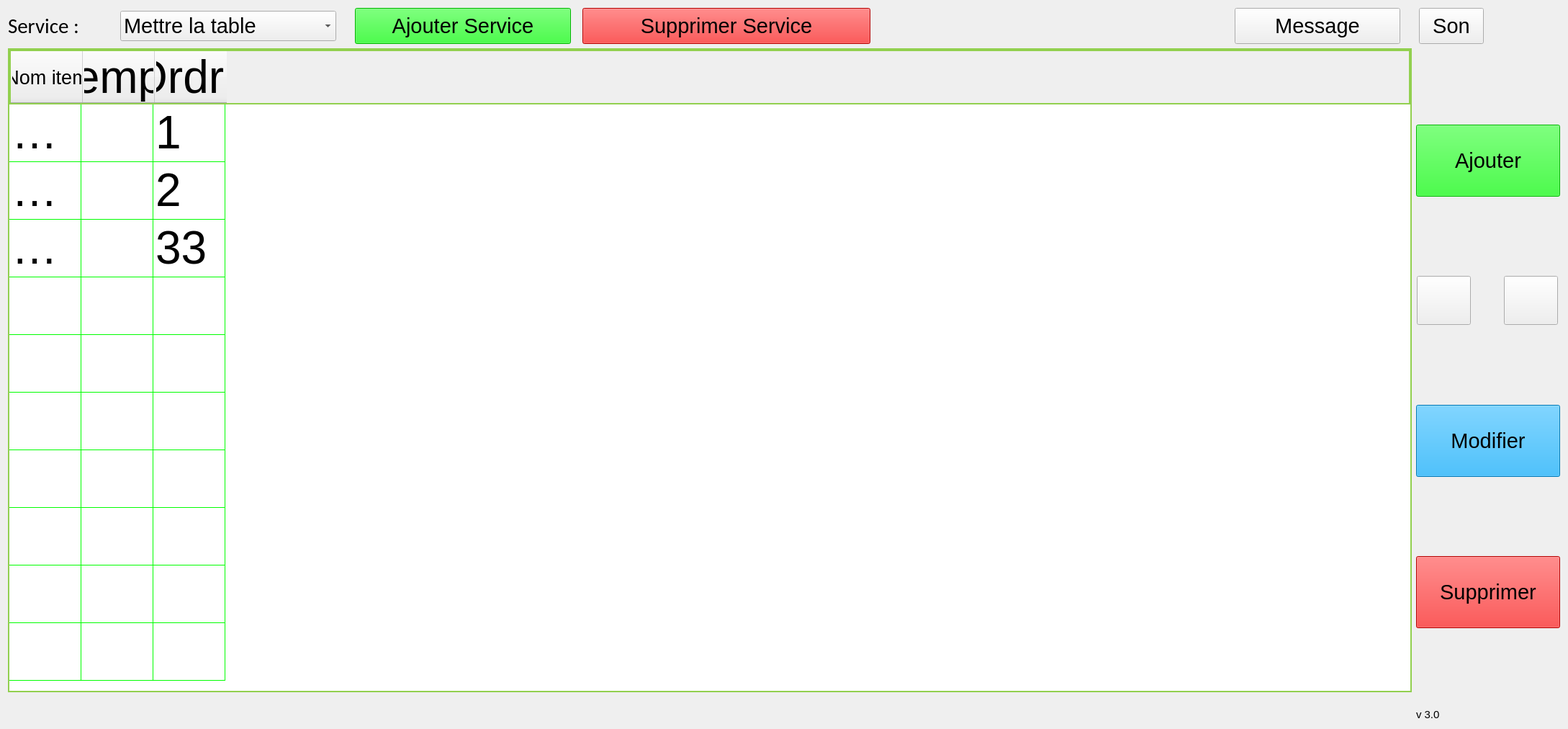
            <widget class="QWidget" name="tabDatabase">
             <attribute name="title">
              <string>Base de données</string>
             </attribute>
             <layout class="QHBoxLayout" name="horizontalLayout_23">
              <item>
               <layout class="QGridLayout" name="gridLayout">
                <item row="1" column="1">
                 <layout class="QHBoxLayout" name="horizontalLayout_4">
                  <item>
                   <layout class="QHBoxLayout" name="horizontalLayout_6">
                    <item>
                     <layout class="QVBoxLayout" name="verticalLayout_3" stretch="0,0">
                      <property name="sizeConstraint">
                       <enum>QLayout::SetDefaultConstraint</enum>
                      </property>
                      <item>
                       <widget class="QTableWidget" name="tableWidgetServicesAdmin">
                        <property name="font">
                         <font>
                          <family>Arial</family>
                          <pointsize>48</pointsize>
                          <kerning>true</kerning>
                         </font>
                        </property>
                        <property name="styleSheet">
                         <string notr="true">gridline-color: rgb(0, 255, 0); border : 2px solid #92d04f;</string>
                        </property>
                        <property name="verticalScrollBarPolicy">
                         <enum>Qt::ScrollBarAsNeeded</enum>
                        </property>
                        <property name="horizontalScrollBarPolicy">
                         <enum>Qt::ScrollBarAsNeeded</enum>
                        </property>
                        <property name="sizeAdjustPolicy">
                         <enum>QAbstractScrollArea::AdjustToContents</enum>
                        </property>
                        <property name="autoScroll">
                         <bool>true</bool>
                        </property>
                        <property name="showGrid">
                         <bool>true</bool>
                        </property>
                        <property name="gridStyle">
                         <enum>Qt::SolidLine</enum>
                        </property>
                        <property name="wordWrap">
                         <bool>true</bool>
                        </property>
                        <attribute name="verticalHeaderVisible">
                         <bool>false</bool>
                        </attribute>
                        <attribute name="verticalHeaderCascadingSectionResizes">
                         <bool>false</bool>
                        </attribute>
                        <attribute name="verticalHeaderDefaultSectionSize">
                         <number>80</number>
                        </attribute>
                        <row>
                         <property name="text">
                          <string/>
                         </property>
                        </row>
                        <row>
                         <property name="text">
                          <string/>
                         </property>
                        </row>
                        <row>
                         <property name="text">
                          <string/>
                         </property>
                        </row>
                        <row>
                         <property name="text">
                          <string/>
                         </property>
                        </row>
                        <row>
                         <property name="text">
                          <string/>
                         </property>
                        </row>
                        <row>
                         <property name="text">
                          <string/>
                         </property>
                        </row>
                        <row>
                         <property name="text">
                          <string/>
                         </property>
                        </row>
                        <row>
                         <property name="text">
                          <string/>
                         </property>
                        </row>
                        <row>
                         <property name="text">
                          <string/>
                         </property>
                        </row>
                        <row>
                         <property name="text">
                          <string/>
                         </property>
                        </row>
                        <column>
                         <property name="text">
                          <string>Nom item</string>
                         </property>
                         <property name="font">
                          <font>
                           <pointsize>20</pointsize>
                          </font>
                         </property>
                        </column>
                        <column>
                         <property name="text">
                          <string>Temps</string>
                         </property>
                        </column>
                        <column>
                         <property name="text">
                          <string>Ordre</string>
                         </property>
                        </column>
                        <item row="0" column="0">
                         <property name="text">
                          <string>Bonjour</string>
                         </property>
                        </item>
                        <item row="0" column="2">
                         <property name="text">
                          <string>1</string>
                         </property>
                        </item>
                        <item row="1" column="0">
                         <property name="text">
                          <string>WWWWWWWWW</string>
                         </property>
                        </item>
                        <item row="1" column="2">
                         <property name="text">
                          <string>2</string>
                         </property>
                        </item>
                        <item row="2" column="0">
                         <property name="text">
                          <string>AAAAAA</string>
                         </property>
                        </item>
                        <item row="2" column="2">
                         <property name="text">
                          <string>33</string>
                         </property>
                        </item>
                       </widget>
                      </item>
                      <item>
                       <spacer name="verticalSpacer">
                        <property name="orientation">
                         <enum>Qt::Vertical</enum>
                        </property>
                        <property name="sizeType">
                         <enum>QSizePolicy::Expanding</enum>
                        </property>
                        <property name="sizeHint" stdset="0">
                         <size>
                          <width>20</width>
                          <height>40</height>
                         </size>
                        </property>
                       </spacer>
                      </item>
                     </layout>
                    </item>
                   </layout>
                  </item>
                  <item>
                   <layout class="QVBoxLayout" name="verticalLayout_4"/>
                  </item>
                  <item>
                   <layout class="QVBoxLayout" name="verticalLayout">
                    <property name="spacing">
                     <number>5</number>
                    </property>
                    <property name="sizeConstraint">
                     <enum>QLayout::SetMinimumSize</enum>
                    </property>
                    <property name="leftMargin">
                     <number>0</number>
                    </property>
                    <property name="topMargin">
                     <number>0</number>
                    </property>
                    <item>
                     <spacer name="verticalSpacer_5">
                      <property name="orientation">
                       <enum>Qt::Vertical</enum>
                      </property>
                      <property name="sizeType">
                       <enum>QSizePolicy::MinimumExpanding</enum>
                      </property>
                      <property name="sizeHint" stdset="0">
                       <size>
                        <width>20</width>
                        <height>20</height>
                       </size>
                      </property>
                     </spacer>
                    </item>
                    <item>
                     <widget class="QPushButton" name="pushButtonAddActivity">
                      <property name="sizePolicy">
                       <sizepolicy hsizetype="Fixed" vsizetype="Fixed">
                        <horstretch>0</horstretch>
                        <verstretch>0</verstretch>
                       </sizepolicy>
                      </property>
                      <property name="minimumSize">
                       <size>
                        <width>200</width>
                        <height>100</height>
                       </size>
                      </property>
                      <property name="font">
                       <font>
                        <family>Arial</family>
                        <pointsize>22</pointsize>
                        <kerning>true</kerning>
                       </font>
                      </property>
                      <property name="styleSheet">
                       <string notr="true">background-color: rgb(0, 255, 0);</string>
                      </property>
                      <property name="text">
                       <string>Ajouter</string>
                      </property>
                      <property name="iconSize">
                       <size>
                        <width>24</width>
                        <height>32</height>
                       </size>
                      </property>
                      <property name="autoDefault">
                       <bool>true</bool>
                      </property>
                      <property name="flat">
                       <bool>false</bool>
                      </property>
                     </widget>
                    </item>
                    <item>
                     <spacer name="verticalSpacer_7">
                      <property name="orientation">
                       <enum>Qt::Vertical</enum>
                      </property>
                      <property name="sizeType">
                       <enum>QSizePolicy::MinimumExpanding</enum>
                      </property>
                      <property name="sizeHint" stdset="0">
                       <size>
                        <width>20</width>
                        <height>40</height>
                       </size>
                      </property>
                     </spacer>
                    </item>
                    <item>
                     <layout class="QHBoxLayout" name="horizontalLayout_3">
                      <item>
                       <widget class="QPushButton" name="pushButton_MoveTopActivity">
                        <property name="maximumSize">
                         <size>
                          <width>75</width>
                          <height>75</height>
                         </size>
                        </property>
                        <property name="font">
                         <font>
                          <pointsize>40</pointsize>
                         </font>
                        </property>
                        <property name="text">
                         <string/>
                        </property>
                       </widget>
                      </item>
                      <item>
                       <spacer name="horizontalSpacer_4">
                        <property name="orientation">
                         <enum>Qt::Horizontal</enum>
                        </property>
                        <property name="sizeType">
                         <enum>QSizePolicy::Fixed</enum>
                        </property>
                        <property name="sizeHint" stdset="0">
                         <size>
                          <width>40</width>
                          <height>20</height>
                         </size>
                        </property>
                       </spacer>
                      </item>
                      <item>
                       <widget class="QPushButton" name="pushButton_MoveBotActivity">
                        <property name="maximumSize">
                         <size>
                          <width>75</width>
                          <height>75</height>
                         </size>
                        </property>
                        <property name="text">
                         <string/>
                        </property>
                       </widget>
                      </item>
                     </layout>
                    </item>
                    <item>
                     <spacer name="verticalSpacer_3">
                      <property name="orientation">
                       <enum>Qt::Vertical</enum>
                      </property>
                      <property name="sizeType">
                       <enum>QSizePolicy::MinimumExpanding</enum>
                      </property>
                      <property name="sizeHint" stdset="0">
                       <size>
                        <width>20</width>
                        <height>20</height>
                       </size>
                      </property>
                     </spacer>
                    </item>
                    <item>
                     <widget class="QPushButton" name="pushButtonModifyActivity">
                      <property name="sizePolicy">
                       <sizepolicy hsizetype="Fixed" vsizetype="Fixed">
                        <horstretch>0</horstretch>
                        <verstretch>0</verstretch>
                       </sizepolicy>
                      </property>
                      <property name="minimumSize">
                       <size>
                        <width>200</width>
                        <height>100</height>
                       </size>
                      </property>
                      <property name="font">
                       <font>
                        <family>Arial</family>
                        <pointsize>22</pointsize>
                        <kerning>false</kerning>
                       </font>
                      </property>
                      <property name="autoFillBackground">
                       <bool>false</bool>
                      </property>
                      <property name="styleSheet">
                       <string notr="true">background-color: rgb(0, 170, 255);</string>
                      </property>
                      <property name="text">
                       <string>Modifier</string>
                      </property>
                      <property name="iconSize">
                       <size>
                        <width>24</width>
                        <height>24</height>
                       </size>
                      </property>
                     </widget>
                    </item>
                    <item>
                     <spacer name="verticalSpacer_4">
                      <property name="orientation">
                       <enum>Qt::Vertical</enum>
                      </property>
                      <property name="sizeType">
                       <enum>QSizePolicy::MinimumExpanding</enum>
                      </property>
                      <property name="sizeHint" stdset="0">
                       <size>
                        <width>20</width>
                        <height>20</height>
                       </size>
                      </property>
                     </spacer>
                    </item>
                    <item>
                     <widget class="QPushButton" name="pushButtonDeleteActivity">
                      <property name="sizePolicy">
                       <sizepolicy hsizetype="Fixed" vsizetype="Fixed">
                        <horstretch>0</horstretch>
                        <verstretch>0</verstretch>
                       </sizepolicy>
                      </property>
                      <property name="minimumSize">
                       <size>
                        <width>200</width>
                        <height>100</height>
                       </size>
                      </property>
                      <property name="font">
                       <font>
                        <family>Arial</family>
                        <pointsize>22</pointsize>
                        <kerning>true</kerning>
                       </font>
                      </property>
                      <property name="styleSheet">
                       <string notr="true">background-color: rgb(255, 0, 0);</string>
                      </property>
                      <property name="text">
                       <string>Supprimer</string>
                      </property>
                      <property name="iconSize">
                       <size>
                        <width>24</width>
                        <height>32</height>
                       </size>
                      </property>
                      <property name="checkable">
                       <bool>false</bool>
                      </property>
                      <property name="autoDefault">
                       <bool>true</bool>
                      </property>
                      <property name="flat">
                       <bool>false</bool>
                      </property>
                     </widget>
                    </item>
                    <item>
                     <spacer name="verticalSpacer_6">
                      <property name="orientation">
                       <enum>Qt::Vertical</enum>
                      </property>
                      <property name="sizeType">
                       <enum>QSizePolicy::MinimumExpanding</enum>
                      </property>
                      <property name="sizeHint" stdset="0">
                       <size>
                        <width>20</width>
                        <height>20</height>
                       </size>
                      </property>
                     </spacer>
                    </item>
                    <item>
                     <widget class="QLabel" name="label">
                      <property name="font">
                       <font>
                        <pointsize>11</pointsize>
                       </font>
                      </property>
                      <property name="styleSheet">
                       <string notr="true">text-align:  center;</string>
                      </property>
                      <property name="text">
                       <string>v 3.0</string>
                      </property>
                     </widget>
                    </item>
                   </layout>
                  </item>
                 </layout>
                </item>
                <item row="0" column="1">
                 <layout class="QHBoxLayout" name="horizontalLayout_2">
                  <property name="sizeConstraint">
                   <enum>QLayout::SetDefaultConstraint</enum>
                  </property>
                  <item>
                   <widget class="QLabel" name="labelService">
                    <property name="minimumSize">
                     <size>
                      <width>150</width>
                      <height>0</height>
                     </size>
                    </property>
                    <property name="maximumSize">
                     <size>
                      <width>270</width>
                      <height>16777215</height>
                     </size>
                    </property>
                    <property name="font">
                     <font>
                      <family>Calibri</family>
                      <pointsize>22</pointsize>
                      <kerning>true</kerning>
                     </font>
                    </property>
                    <property name="text">
                     <string>Service :</string>
                    </property>
                   </widget>
                  </item>
                  <item>
                   <widget class="QComboBox" name="comboBoxServicesAdmin">
                    <property name="minimumSize">
                     <size>
                      <width>300</width>
                      <height>0</height>
                     </size>
                    </property>
                    <property name="font">
                     <font>
                      <family>Arial</family>
                      <pointsize>22</pointsize>
                      <kerning>true</kerning>
                     </font>
                    </property>
                    <property name="editable">
                     <bool>false</bool>
                    </property>
                    <item>
                     <property name="text">
                      <string>Mettre la table</string>
                     </property>
                    </item>
                   </widget>
                  </item>
                  <item>
                   <spacer name="horizontalSpacer_15">
                    <property name="orientation">
                     <enum>Qt::Horizontal</enum>
                    </property>
                    <property name="sizeType">
                     <enum>QSizePolicy::Minimum</enum>
                    </property>
                    <property name="sizeHint" stdset="0">
                     <size>
                      <width>20</width>
                      <height>5</height>
                     </size>
                    </property>
                   </spacer>
                  </item>
                  <item>
                   <widget class="QPushButton" name="pushButtonAddService">
                    <property name="enabled">
                     <bool>true</bool>
                    </property>
                    <property name="minimumSize">
                     <size>
                      <width>300</width>
                      <height>50</height>
                     </size>
                    </property>
                    <property name="font">
                     <font>
                      <family>Arial</family>
                      <pointsize>22</pointsize>
                      <kerning>true</kerning>
                     </font>
                    </property>
                    <property name="styleSheet">
                     <string notr="true">background-color: rgb(0, 255, 0);</string>
                    </property>
                    <property name="text">
                     <string>Ajouter Service</string>
                    </property>
                    <property name="iconSize">
                     <size>
                      <width>32</width>
                      <height>32</height>
                     </size>
                    </property>
                   </widget>
                  </item>
                  <item>
                   <spacer name="horizontalSpacer">
                    <property name="orientation">
                     <enum>Qt::Horizontal</enum>
                    </property>
                    <property name="sizeType">
                     <enum>QSizePolicy::Fixed</enum>
                    </property>
                    <property name="sizeHint" stdset="0">
                     <size>
                      <width>10</width>
                      <height>5</height>
                     </size>
                    </property>
                   </spacer>
                  </item>
                  <item>
                   <widget class="QPushButton" name="pushButtonDeleteService">
                    <property name="minimumSize">
                     <size>
                      <width>400</width>
                      <height>50</height>
                     </size>
                    </property>
                    <property name="font">
                     <font>
                      <family>Arial</family>
                      <pointsize>22</pointsize>
                      <kerning>true</kerning>
                     </font>
                    </property>
                    <property name="styleSheet">
                     <string notr="true">background-color: rgb(255, 0, 0);</string>
                    </property>
                    <property name="text">
                     <string>Supprimer Service</string>
                    </property>
                   </widget>
                  </item>
                  <item>
                   <spacer name="horizontalSpacer_2">
                    <property name="orientation">
                     <enum>Qt::Horizontal</enum>
                    </property>
                    <property name="sizeType">
                     <enum>QSizePolicy::Expanding</enum>
                    </property>
                    <property name="sizeHint" stdset="0">
                     <size>
                      <width>500</width>
                      <height>5</height>
                     </size>
                    </property>
                   </spacer>
                  </item>
                  <item>
                   <widget class="QPushButton" name="pushButtonMessageFinSequence">
                    <property name="minimumSize">
                     <size>
                      <width>230</width>
                      <height>50</height>
                     </size>
                    </property>
                    <property name="font">
                     <font>
                      <pointsize>22</pointsize>
                     </font>
                    </property>
                    <property name="text">
                     <string>Message</string>
                    </property>
                   </widget>
                  </item>
                  <item>
                   <spacer name="horizontalSpacer_6">
                    <property name="orientation">
                     <enum>Qt::Horizontal</enum>
                    </property>
                    <property name="sizeType">
                     <enum>QSizePolicy::Minimum</enum>
                    </property>
                    <property name="sizeHint" stdset="0">
                     <size>
                      <width>20</width>
                      <height>20</height>
                     </size>
                    </property>
                   </spacer>
                  </item>
                  <item>
                   <widget class="QPushButton" name="pushButton_Son">
                    <property name="minimumSize">
                     <size>
                      <width>90</width>
                      <height>50</height>
                     </size>
                    </property>
                    <property name="maximumSize">
                     <size>
                      <width>100</width>
                      <height>16777215</height>
                     </size>
                    </property>
                    <property name="font">
                     <font>
                      <pointsize>22</pointsize>
                     </font>
                    </property>
                    <property name="text">
                     <string>Son</string>
                    </property>
                   </widget>
                  </item>
                  <item>
                   <spacer name="horizontalSpacer_7">
                    <property name="orientation">
                     <enum>Qt::Horizontal</enum>
                    </property>
                    <property name="sizeHint" stdset="0">
                     <size>
                      <width>40</width>
                      <height>20</height>
                     </size>
                    </property>
                   </spacer>
                  </item>
                  <item>
                   <spacer name="horizontalSpacer_5">
                    <property name="orientation">
                     <enum>Qt::Horizontal</enum>
                    </property>
                    <property name="sizeType">
                     <enum>QSizePolicy::Minimum</enum>
                    </property>
                    <property name="sizeHint" stdset="0">
                     <size>
                      <width>20</width>
                      <height>20</height>
                     </size>
                    </property>
                   </spacer>
                  </item>
                  <item>
                   <widget class="QPushButton" name="pushButtonGoToMainWindow">
                    <property name="text">
                     <string/>
                    </property>
                    <property name="icon">
                     <iconset resource="ressource.qrc">
                      <normaloff>:/images/house.png</normaloff>:/images/house.png</iconset>
                    </property>
                    <property name="iconSize">
                     <size>
                      <width>64</width>
                      <height>64</height>
                     </size>
                    </property>
                    <property name="flat">
                     <bool>true</bool>
                    </property>
                   </widget>
                  </item>
                 </layout>
                </item>
               </layout>
              </item>
             </layout>
            </widget>
